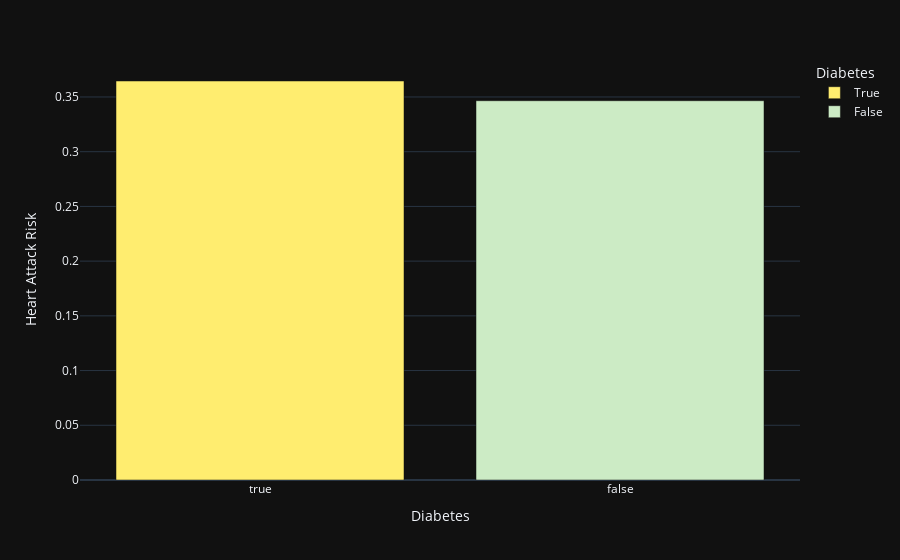

The notebook cell saved with this chart:
### Code cell
px.bar(previous_attack,x='Diabetes',y='Heart Attack Risk',color='Diabetes',color_discrete_sequence=px.colors.qualitative.Set3_r,template='plotly_dark')

### Figure 1 — Plotly figure (JSON) as saved in the notebook; plotly's stock layout.template omitted (floating-point values rounded to 4 significant figures)
{"data": [{"alignmentgroup": "True", "hovertemplate": "Diabetes=%{x}<br>Heart Attack Risk=%{y}<extra></extra>", "legendgroup": "True", "marker": {"color": "rgb(255,237,111)", "pattern": {"shape": ""}}, "name": "True", "offsetgroup": "True", "orientation": "v", "showlegend": true, "textposition": "auto", "type": "bar", "x": [true], "xaxis": "x", "y": [0.3646], "yaxis": "y"}, {"alignmentgroup": "True", "hovertemplate": "Diabetes=%{x}<br>Heart Attack Risk=%{y}<extra></extra>", "legendgroup": "False", "marker": {"color": "rgb(204,235,197)", "pattern": {"shape": ""}}, "name": "False", "offsetgroup": "False", "orientation": "v", "showlegend": true, "textposition": "auto", "type": "bar", "x": [false], "xaxis": "x", "y": [0.3466], "yaxis": "y"}], "layout": {"barmode": "relative", "legend": {"title": {"text": "Diabetes"}, "tracegroupgap": 0}, "margin": {"t": 60}, "xaxis": {"anchor": "y", "categoryarray": [true, false], "categoryorder": "array", "domain": [0, 1], "title": {"text": "Diabetes"}}, "yaxis": {"anchor": "x", "domain": [0, 1], "title": {"text": "Heart Attack Risk"}}}}
